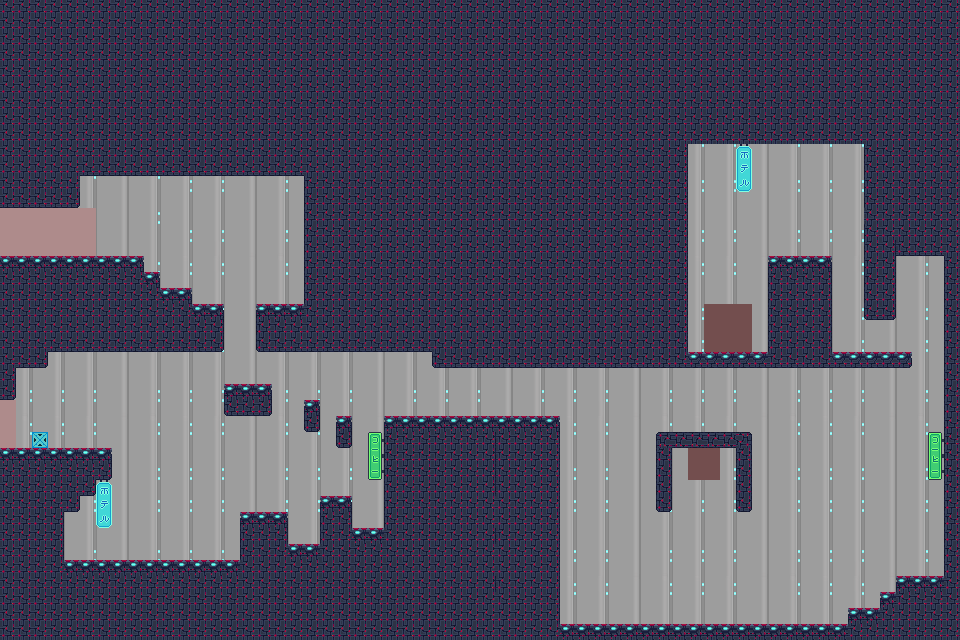

Rendered tile map (Tiled .tmx) drawn with the repository's tilesets; below, a short description and the map source with its tile grids summarised:
An orthogonal 60x40 tile map with 16x16 px tiles, 6 tile layers (background, decoration, colision, item, ...), 4 tilesets.

<map version="1.10" tiledversion="1.10.2" orientation="orthogonal" renderorder="right-down" width="60" height="40" tilewidth="16" tileheight="16" infinite="0" nextlayerid="16" nextobjectid="1">
 <tileset firstgid="1" source="../tileset/TILESET_FUTURISTIC_CITY.tsx" />
 <tileset firstgid="25" source="../tileset/hero.tsx" />
 <tileset firstgid="26" source="../tileset/font.tsx" />
 <tileset firstgid="28" source="../tileset/background.tsx" />
 <layer id="13" name="background" width="60" height="40">
  <data>[2400 cells, 25 non-empty, 9 distinct tile ids]</data>
 </layer>
 <layer id="3" name="decoration" width="60" height="40">
  <data>[2400 cells, 12 non-empty, 6 distinct tile ids]</data>
 </layer>
 <layer id="1" name="colision" width="60" height="40">
  <data>[2400 cells, 1510 non-empty, 14 distinct tile ids]</data>
 </layer>
 <layer id="14" name="item" width="60" height="40">
  <data>[2400 cells, 13 non-empty, 1 distinct tile ids]</data>
 </layer>
 <layer id="15" name="E/S" width="60" height="40">
  <data>[2400 cells, 21 non-empty, 1 distinct tile ids]</data>
 </layer>
 <layer id="6" name="HERO" width="60" height="40">
  <data>[2400 cells, 1 non-empty, 1 distinct tile ids]</data>
 </layer>
</map>
